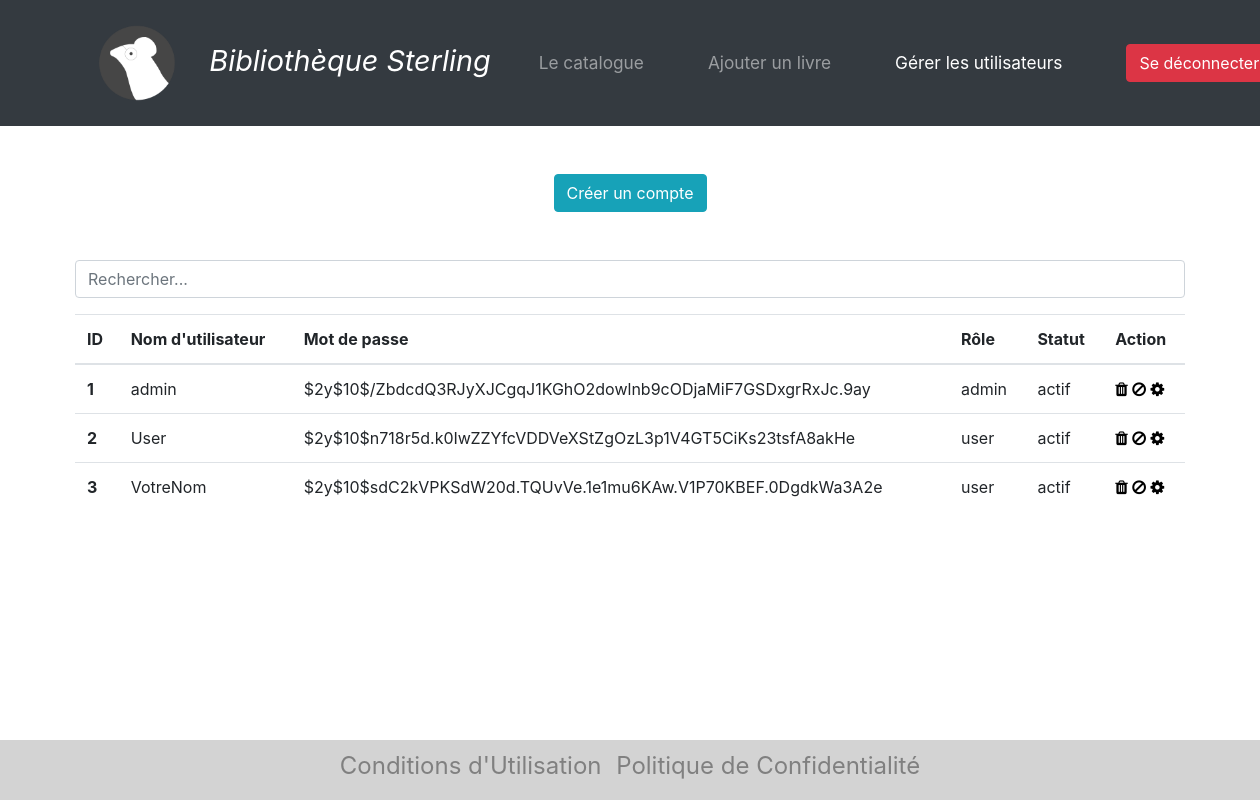
/Pages/GestionUser.php (signed in), run on the app's committed database.
### tables this page shows
CREATE TABLE IF NOT EXISTS `utilisateurs` (
  `id` int NOT NULL AUTO_INCREMENT,
  `NomUser` varchar(255) NOT NULL,
  `MotDePasse` varchar(255) NOT NULL,
  `Role` varchar(25) NOT NULL DEFAULT 'user',
  `Statut` varchar(50) NOT NULL DEFAULT 'actif',
  PRIMARY KEY (`id`)
);

### Pages/GestionUser.php (the view, shortened to what this page needs)
<?php
require_once "../config.php";
$sql = "SELECT * FROM utilisateurs";
try
{
    $stmt = $pdo->query($sql);
}
catch(PDOException $e)
{
    echo $e->getMessage();
}
?>
<!DOCTYPE html>
<html lang="fr">
    <head>
        <link rel="stylesheet" href="https://stackpath.bootstrapcdn.com/bootstrap/4.3.1/css/bootstrap.min.css"
>
        <link rel="stylesheet" href="https://cdnjs.cloudflare.com/ajax/libs/font-awesome/4.7.0/css/font-awesome.min.css">
        <link rel="stylesheet" href="../style.css" />
    </head>
    <body>
        <div class="bg-dark">
            <div class="container">
                <header class="row">
                    <nav class="col navbar navbar-expand-lg navbar-dark">
                        <a href="../index.php" class="navbar-brand"><img src="../Images/BiblioLogo.png" class="logo" alt="Logo de la bibliothèque" />Bibliothèque Sterling</a>
                        <div id="navbarContent" class="collapse navbar-collapse">
                            <ul class="navbar-nav">
                                <li class="navbar-item">
                                    <a class="nav-link mx-4" href="../index.php">Le catalogue</a>
                                </li>
                                <li class="navbar-item">
                                    <?php
                                    if(isset($_SESSION["loggedin"]) && $_SESSION["role"] == 'admin')
                                    {
                                        echo '<a class="nav-link mx-4" href="AjoutLivre.php">Ajouter un livre</a>';
                                    }
                                    ?>
                                </li>
                                <li class="navbar-item active">
                                    <?php
                                    if(isset($_SESSION["loggedin"]) && $_SESSION["role"] == 'admin')
                                    {
                                        echo '<a class="nav-link mx-4" href="GestionUser.php">Gérer les utilisateurs</a>';
                                    }
                                    ?>
                                </li>
                            </ul>
                            <ul class="navbar-nav ml-auto">
                                <li class="navbar-item">
                                    <?php
                                    if(!isset($_SESSION["loggedin"]) || $_SESSION["loggedin"] !== true)
                                    {
                                        echo '<a class="nav-link ml-4" href="login.php">
                                        <button type="button" class="btn btn-secondary">Connexion</button>
                                        </a>';
                                    }
                                    else
                                    {
                                        echo '<a class="nav-link ml-4" href="logout.php">
                                        <button type="button" class="btn btn-danger">Se déconnecter</button>
                                        </a>';
                                    }
                                    ?>
                                </li>
                            </ul>
                        </div>
                    </nav>
                </header>
            </div>
        </div>
        <div class="container" id="gestion-user">
            <div class="mt-5 text-center">
                <button type="button" class="btn btn-info" onclick="location.href='CreationUser.php';">Créer un compte</button>
            </div>
            <div class="row mb-3 mt-5">
                <div class="col">
                    <input class="form-control" id="searchInput" type="text" placeholder="Rechercher...">
                </div>
            </div>
            <table class="table table-hover">
                <thead>
                    <tr>
                        <th scope="col">ID</th>
                        <th scope="col">Nom d'utilisateur</th>
                        <th scope="col">Mot de passe</th>
                        <th scope="col">Rôle</th>
                        <th scope="col">Statut</th>
                        <th scope="col">Action</th>
                    </tr>
                </thead>
                <tbody id="tablelist">
                <?php while($row = $stmt->fetch(PDO::FETCH_ASSOC)) : ?>
                    <tr>
                        <th scope="row"><?php echo htmlspecialchars($row['id']); ?></th>
                        <td><?php echo htmlspecialchars($row['NomUser']); ?></td>
                        <td><?php echo htmlspecialchars($row['MotDePasse']); ?></td>
                        <td><?php echo htmlspecialchars($row['Role']); ?></td>
                        <td><?php echo htmlspecialchars($row['Statut']); ?></td>
                        <td>
                        <form method="post" action="">
                            <button class="button-link" type="submit" formaction="supprimer.php" name="id" value="<?php echo htmlspecialchars($row['id']); ?>"
                            onclick="return confirm('Êtes-vous sûr de vouloir supprimer ce compte ?')" title="Supprimer"><i class="fa fa-trash"></i></button>
                            <?php if($row['Statut'] != 'suspendu') : ?>
                                <button class="button-link" type="submit" formaction="suspension.php" name="id" value="<?php echo htmlspecialchars($row['id']); ?>"
                                onclick="return confirm('Êtes-vous sûr de vouloir suspendre ce compte ?')" title="Bannir"><i class="fa fa-ban"></i></button>
                            <?php elseif($row['Statut'] == 'suspendu'): ?>
                                <button class="button-link" type="submit" formaction="suspension.php" name="id" value="<?php echo htmlspecialchars($row['id']); ?>"
                                onclick="return confirm('Êtes-vous sûr de vouloir réactiver ce compte ?')" title="Réactiver"><i class="fa fa-check"></i></button>
                            <?php endif; ?>
                            <button class="button-link" type="submit" formaction="modification.php" name="id" value="<?php echo htmlspecialchars($row['id']); ?>"
                            title="Modifier"><i class="fa fa-gear"></i></button>
                        </form>
                        </td>
                    </tr>
                <?php endwhile; ?>
                </tbody>
            </table>
        </div>
        <div class="bg-light">
            <div class="container">
                <footer class="row fixed-bottom">
                    <div class="col">
                        <ul class="list-inline text-center">
                            <li class="list-inline-item">
                                <a href="Conditions-Utilisation.php">Conditions d'Utilisation</a>
                            </li>
                            <li class="list-inline-item">
                                <a href="Politique-Confidentialite.php">Politique de Confidentialité</a>
                            </li>
                        </ul>
                    </div>
                </footer>
            </div>
        </div>
    </body>
</html>

### style.css (style rules this page uses)
body { min-width: 500px; }
.logo { height: 100px; width: auto; }
.navbar-brand { font-size: 1em; font-style: italic; }
.navbar { font-size: 1.8em; }
.navbar-item { font-size: 0.6em; white-space: nowrap; }
footer { background-color: lightgrey; font-size: 1.5em; padding-top: 8px; }
footer a { text-decoration: none; color: rgb(128, 128, 128); }
.button-link { background: none; border: none; padding: 0; cursor: pointer; }
.button-link .fa-trash, .fa-ban, .fa-gear, .fa-check { text-decoration: none; color: black; }

### data on the page
utilisateurs: id "1", NomUser "admin", MotDePasse "$2y$10$/ZbdcdQ3RJyXJCgqJ1KGhO2dowlnb9cODjaMiF7GSDxgrRxJc.9ay", Role "admin", Statut "actif"
utilisateurs: id "2", NomUser "User", MotDePasse "$2y$10$n718r5d.k0IwZZYfcVDDVeXStZgOzL3p1V4GT5CiKs23tsfA8akHe", Role "user", Statut "actif"
utilisateurs: id "3", NomUser "VotreNom", MotDePasse "$2y$10$sdC2kVPKSdW20d.TQUvVe.1e1mu6KAw.V1P70KBEF.0DgdkWa3A2e", Role "user", Statut "actif"
